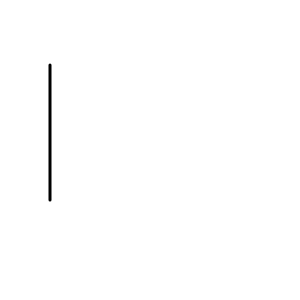
Frame 1 (no input)
Frame 60 (no input): blank canvas, image omitted
Frame 120 (the mouse pressed at the canvas centre since frame 60): blank canvas, image omitted

The p5.js sketch that drew this single still picture (run headless with seeded random() and noise() and a simulated clock; from frame 60 on, the mouse is pressed at the canvas centre):

// p5.js sketch
// ── sketch.js
// setup global variables

// the (x,y) coordinates of our line

var x1a = 50;
var y1a = 200;
var x2a = 50;
var y2a = 65;


// (x,y) coordinates of where we want our line to move to
var x1b = 0; 
var y1b = 0; 
var x2b = 0; 
var y2b = 0;

// the incrementor that will take it there
var inc = 0;

function setup() {
  //Create and size a canvas (w, h)
  createCanvas(300,300);

  frameRate(30);

}

function draw() {

  // draw the background white
  background(255);

  if(mouseIsPressed){

    x1b = random(50,200);
    y1b = random(50,200);
    x2b = random(20,320);
    y2b = random(20, 200);

    inc = 0;
  }

  x1a = lerp(x1a,x1b,inc/100);
  y1a = lerp(y1a,y1b,inc/100);
  x2a = lerp(x2a,x2b,inc/100);
  y2a = lerp(y2a,y2b,inc/100);

  strokeWeight(3);
  line(x1a,y1a,x2a,y2a);



  inc = (inc + 1)%100;
  console.log(inc);

}




// function draw(){

//   background(255);

//   if(mouseIsPressed){
//     x1b = random(50,200);
//     y1b = random(50,200);

//     inc = 0;
//   }

//   x1a = lerp(x1a,x1b,inc);
//   y1a = lerp(y1a,y1b,inc);

//   fill(255,0,0);
//   rect(x1a,y1a,50,50);

//   inc+=0.1;
//   console.log(inc);
// }




// ── sketch2.js
var triangles = [];

function setup(){
	createCanvas(displayWidth,displayHeight);

	for(var i = 0; i < 10; i++){
		triangles.push(new MyTriangle());
	}
	
}

function draw(){
	background(255);

	for(var i = 0; i < triangles.length; i++){
		triangles[i].update();
		triangles[i].draw();
	}

	
}

var MyTriangle = function(){

 this.x1a = 30; 
 this.y1a = 50;
 this.x2a = 40;
 this.y2a = 55;
 this.x3a = 60;
 this.y3a = 80;
 
 this.x1b = random(0,displayWidth);
 this.y1b = random(0,displayHeight);
 this.x2b = random(0, displayWidth);
 this.y2b = random(0, displayHeight); 
 this.x3b = random(0,displayWidth); 
 this.y3b = random(0,displayHeight);

 this.inc = 0;

 this.myColor = color(random(255), random(255), random(255), random(255));

}

MyTriangle.prototype.update = function(){

	if(mouseIsPressed){
		this.x1b = random(50,75);
		this.y1b = random(200,500);
		this.x2b = random(100, 500);
		this.y2b = random(300, 915);
		this.x3b = random(100,650);
		this.y3b = random(300,1080);

		this.inc = 0;
	}

	this.x1a = lerp(this.x1a, this.x1b, this.inc/100);
	this.y1a = lerp(this.y1a, this.y1b, this.inc/100);
	this.x2a = lerp(this.x2a, this.x2b, this.inc/100);
	this.y2a = lerp(this.y2a, this.y2b, this.inc/100);
	this.x3a = lerp(this.x3a, this.x3b, this.inc/100);
	this.y3a = lerp(this.y3a, this.y3b, this.inc/100);

	this.inc = (this.inc + 1)%100;

}

MyTriangle.prototype.draw = function(){

	fill(this.myColor);
	triangle(this.x1a,this.y1a,this.x2a,this.y2a,this.x3a,this.y3a);

}









// ── test.js
// Variable Scope

var tri;

myFunction();
myOtherFunction();

function myFunction(){
	tri = 10;
}

function myOtherFunction(){
	
	console.log(tri);

}
